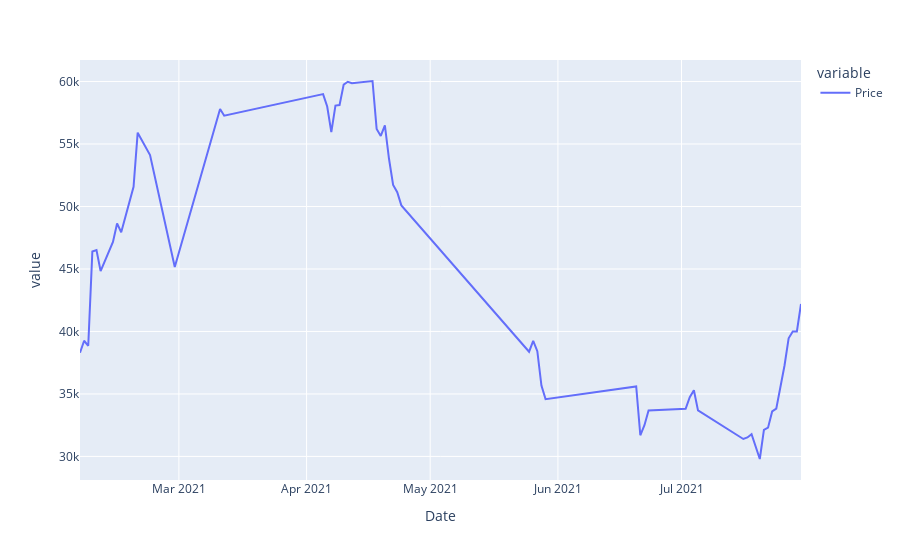

Notebook cell for this chart:
### Markdown cell above
# Price for each date

### Code cell
(dfnew.groupby('Date')['Price'].mean()).plot(kind='line')
